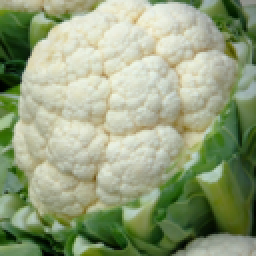
#> input picture imgs/raw/cauliflower_128x128_colored.png, 128 x 128 px, found by its file name (shown 2 times larger)
$ python test_hv_encoder.py
#> lines starting #> are read from the running program, lines starting #| are printed output that depends on the picture; long printed decimals are rounded
### src/hv/hv_encoder.py
import numpy as np

from model import Domain, EncodedImage
from utils import average_subsample
from hv.common import *


class HVEncoder:
    def __init__(self, img_raw: np.ndarray, domain_size=32, strides=(16, 16), threshold=1000000.0) -> None:
        """
        Args:
            img_raw (np.ndarray): 2d square array with side divisible by 16
        """
        self.img = img_raw
        self.domain_size = domain_size
        self.strides = strides
        self.sqr_diff_threshold = threshold
        self.min_range_size = 4

    def encode(self) -> EncodedHvImage:
        res = EncodedHvImage(self.img.shape[1], self.img.shape[0])
        res.domains = self.queue_partitioning(self.img)
        return res

    def get_size(self, P):
        return min([P.shape[0], P.shape[1]])

    def queue_partitioning(self, first_img):
        Queue = [first_img]
        partitions = []
        while len(Queue) > 0:
            img = Queue.pop()
            img_domain = self.domain_search(img)
            if img_domain is not None:
                partitions.append(img_domain)
            else:
                P1, P2 = self.partition(img)
                Queue.append(P1)
                Queue.append(P2)
                # Queue.sort(key=self.compare)
                Queue = sorted(Queue, key=self.get_size, reverse=True)
        return partitions

    def partition(self, image):
        N, M = len(image), len(image[0])
        sum_row = [0 for _ in range(N)]
        sum_column = [0 for _ in range(M)]
        for i in range(N):
            for j in range(M):
                sum_row[i] += image[i][j]
                sum_column[j] += image[i][j]
        v = [(min(N-i-1, i)/(N-1))*(sum_row[i] - sum_row[i+1]) for i in range(N-1)]
        h = [(min(M-j-1, j)/(M-1))*(sum_column[j] - sum_column[j+1]) for j in range(M-1)]
        if len(v) < self.min_range_size:
            h_max = np.argmax(h)
            P1, P2 = np.split(np.array(image), [h_max+1], axis=1)
        elif len(h) < self.min_range_size:
            v_max = np.argmax(v)
            P1, P2 = np.split(np.array(image), [v_max+1], axis=0)
        else:
            h_max, v_max = np.argmax(h), np.argmax(v)
            if h[h_max] > v[v_max]:
                P1, P2 = np.split(np.array(image), [h_max+1], axis=1)
            else:
                P1, P2 = np.split(np.array(image), [v_max+1], axis=0)
        return P1, P2

    def domain_search(self, img_range):
        domain_idx = 0
        # found_domain = None
        found_partition = None
        found_range = None
        domain_diff = np.inf
        domain_shape = (2*img_range.shape[0], 2*img_range.shape[1])
        if domain_shape[0] > self.domain_size or domain_shape[1] > self.domain_size:
            return None
        for i in range(0, self.img.shape[0] - domain_shape[0], domain_shape[0]//2):
            for j in range(0, self.img.shape[1] - domain_shape[1], domain_shape[1]//2):
                candidate_domain = self.img[i:i + domain_shape[0],j:j + domain_shape[1]]

                # for orientation, oriented_domain in enumerate((candidate_domain, candidate_domain.T)):
                #     for rotation in range(4):
                orientation = 0
                oriented_domain = candidate_domain
                rotation = 0
                #
                rotated_domain = np.rot90(oriented_domain, rotation)
                domain_subsampled = average_subsample(rotated_domain)
                x = self.sqr_diff(domain_subsampled, img_range)
                if domain_diff is None or x < domain_diff:
                    # found better domain
                    domain_diff = x
                    s, o = self.getSO(domain_subsampled, img_range)
                    # found_domain = Domain(i, j, rotation, s, o)
                    found_partition = HvPartition(i, j, domain_idx, orientation, rotation, s, o)
                    found_range = HvRange(i,  j, img_range.shape[0], img_range.shape[1], domain_idx, orientation, rotation, s, o)
                    # found_domain = HvDomain(i, j, img_range.shape[0], img_range.shape[1], orientation, rotation, s, o)
                domain_idx += 1
        p, q = img_range.shape
        if domain_diff <= self.sqr_diff_threshold or p <= self.min_range_size or q <= self.min_range_size:
            # return found_domain
            return found_partition, found_range
        return None

    def sqr_diff(self, domain, img_range):
        pixel_diffs = 0
        scale = (domain.shape[0] // img_range.shape[0], domain.shape[1] // img_range.shape[1])
        for i in range(img_range.shape[0]):
            for j in range(img_range.shape[1]):
                dom_pixel = domain[i*scale[0], j*scale[1]]
                diff = dom_pixel - img_range[i, j]
                pixel_diffs += diff * diff
        return pixel_diffs

    def getSO(self, img_range, domain_subsampled):
        ab_sum = np.sum(domain_subsampled * img_range)
        domain_sum = np.sum(domain_subsampled)
        squared_domain_sum = np.sum(domain_subsampled**2)
        range_sum = np.sum(img_range)
        range_size = min(img_range.shape[0], img_range.shape[1])
        n =  range_size * range_size
        denominator = (n * squared_domain_sum - domain_sum * domain_sum)
        if np.abs(denominator) < 1e-4:
            s = 0.
            o = 1. / n * range_sum
        else:
            s = (n * ab_sum - range_sum * domain_sum) / denominator
            o = 1. / n * (range_sum - s * domain_sum)
        return s, o


### src/utils.py
from typing import Literal

import numpy as np
from numba import njit
from PIL import Image

ChromaSubsampling = Literal["4:4:4", "4:2:0"]

def load_grayscale(src_path: str) -> np.ndarray:
    with Image.open(src_path) as im:
        return np.array(im.convert("L"))

def average_subsample(arr: np.ndarray) -> np.ndarray:
    """ Divides arr into 2x2 squares and averages them

    Args:
        arr (np.ndarray): 2d square matrix

    Returns:
        np.ndarray: subsampled 2d square matrix, dtype float32
    """
    dom = arr.reshape(-1).reshape((-1, arr.shape[1] * 2)).astype(np.int32)
    x = dom[:,:arr.shape[1]] + dom[:,arr.shape[1]:]
    x = x[:,::2] + x[:,1::2]
    return x / 4

# [71 lines left out: functions average_subsample_jit, rgb_to_ycbcr, ycbcr_to_rgb, not called in this run]

# [7 lines that do not run on import are left out]

### src/hv/common.py
from dataclasses import dataclass, replace


@dataclass
class HvDomain:
    start_i: int
    start_j: int

@dataclass
class HvPartition:
    domain_idx: int  # which domain it references
    type: int  #  0 - horizontal, 1 - vertical
    position: int #  num of pixels from edge of the partition
    orientation: int
    rotation: int
    s: float
    o: float

@dataclass
class HvRange:
    start_i: int
    start_j: int
    len_i: int
    len_j: int
    domain_idx: int
    orientation: int
    rotation: int
    s: float
    o: float

@dataclass
class EncodedHvImage:
    def __init__(self, width: int, height: int) -> None:
        self.domains: list[HvDomain] = []
        self.width: int = width
        self.height: int = height
        self.smallest_partitioned: int = 0
        self.partitions: list[HvPartition] = []
        self.ranges: list[HvRange] = []


### src/test_hv_encoder.py
from time import time
from PIL import Image

from hv.hv_encoder import *
from decoder import Decoder

if __name__ == "__main__":
    src_path = ".\\imgs\\raw\\cauliflower_128x128_colored.png"
    img=None
    with Image.open(src_path) as im:
#> im is the input picture: PIL image 128x128 RGBA; mean R, G, B, A 147.1, 160, 125.1, 255
        img =  np.array(im.convert("L"))
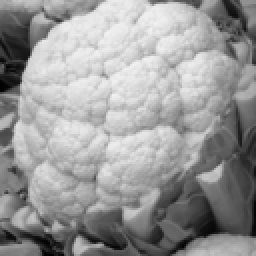
#> img: shape (128, 128) (shown 2 times larger); min 0, max 242, mean 152.2
    assert img is not None
    start = time()
    encoder = HVEncoder(img)
    encoded_img = encoder.encode()
#> the loop in queue_partitioning, `while len(Queue) > 0:` made 977 passes
#> (domain_shape in domain_search, N in partition, M in partition, v in partition, h_max in partition) on passes 4 to 6: ((6, 256), 3, 128, [0, 309], 52), ((6, 150), 3, 75, [0, 293], 48), ((6, 52), 3, 26, [0, 78.5], 11)
#> (domain_shape in domain_search, N in partition, M in partition, h_max in partition, v_max in partition) on pass 3: ((24, 256), 12, 128, 52, 8)
#> pass 1, in partition, `P1, P2 = np.split(np.array(image), [v_max+1], axis=0)`:
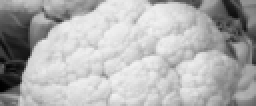
#> P1: shape (53, 128) (shown 2 times larger); min 1, max 242, mean 176.3
#> pass 1, in partition, `P1, P2 = np.split(np.array(image), [v_max+1], axis=0)`:
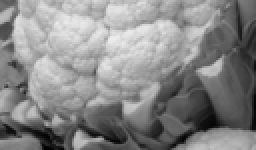
#> P2: shape (75, 128) (shown 2 times larger); min 0, max 236, mean 135.1
#> pass 2, in partition (call 2), `P1, P2 = np.split(np.array(image), [v_max+1], axis=0)`:
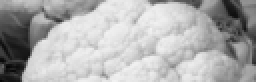
#> P1: shape (41, 128) (shown 2 times larger); min 5, max 242, mean 173.8
    encoding_time = time() - start
    print(f"Encoding time = {encoding_time}; domains_count = {len(encoded_img.domains)}")
#| Encoding time = 7.450; domains_count = 489

    # [11 lines of commented-out code are left out]

$ run again, with imgs/raw/cauliflower_240x92_colored.png copied over imgs/raw/cauliflower_128x128_colored.png
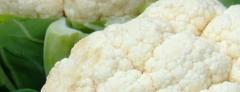
#> input picture imgs/raw/cauliflower_240x92_colored.png, 240 x 92 px, found by its file name
#> im is the input picture: PIL image 240x92 RGBA; mean R, G, B, A 178.2, 186, 153.9, 255
#> `img =  np.array(im.convert("L"))`:
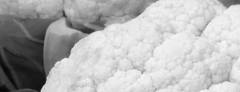
#> img: shape (92, 240); min 6, max 247, mean 180
#> the loop in queue_partitioning, `while len(Queue) > 0:` made 1217 passes
#> (domain_shape in domain_search, N in partition, M in partition, h_max in partition, v_max in partition) on passes 3 to 6: ((32, 480), 16, 240, 90, 1), ((32, 298), 16, 149, 59, 4), ((32, 178), 16, 89, 55, 1), ((32, 66), 16, 33, 19, 3)
#> pass 2, in partition (call 2), `P1, P2 = np.split(np.array(image), [v_max+1], axis=0)`:
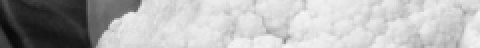
#> P1: shape (24, 240) (shown 2 times larger); min 8, max 247, mean 179.2
#| Encoding time = 11.005; domains_count = 609
